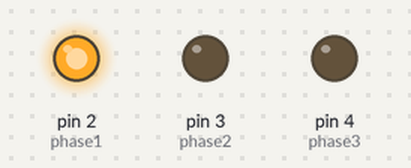
This sketch was run on a simulated Arduino Uno, built with avr-gcc and run on an emulated ATmega328P. Shown: output pins drawn as LEDs (lit = HIGH).

Above: at 0.02 s.
At 1.47 s:
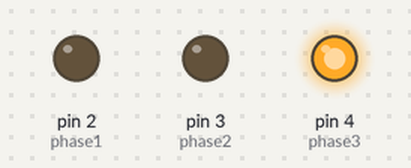
At 2.92 s:
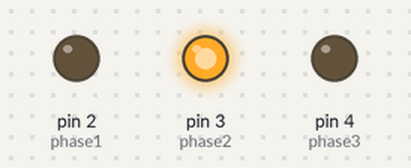
Timing chart, 0 to 3.2 s (numbered marks = the images above):
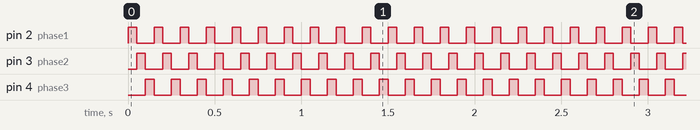

The sketch:

hdd_drive.ino
```cpp
int phase1 = 2;
int phase2 = 3;
int phase3 = 4;
int x=50;
void setup() {
  // put your setup code here, to run once:
  pinMode(phase1, OUTPUT);
  pinMode(phase2, OUTPUT);
  pinMode(phase3, OUTPUT);
}

void loop() {
  // put your main code here, to run repeatedly:
    digitalWrite(phase1, HIGH);
    digitalWrite(phase2, LOW);
    digitalWrite(phase3, LOW);

    delay(x);

    digitalWrite(phase1, LOW);
    digitalWrite(phase2, HIGH);
    digitalWrite(phase3, LOW);

    delay(x);

    digitalWrite(phase1, LOW);
    digitalWrite(phase2, LOW);
    digitalWrite(phase3, HIGH);

    delay(x);
}
```

Measured:
- by itself, pin 2 (phase1), pin 3 (phase2), pin 4 (phase3): alternates HIGH for 0.05 s and LOW for 0.10 s
